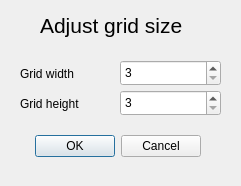
<?xml version="1.0" encoding="UTF-8"?>
<ui version="4.0">
 <class>ResizeDialog</class>
 <widget class="QDialog" name="ResizeDialog">
  <property name="geometry">
   <rect>
    <x>0</x>
    <y>0</y>
    <width>241</width>
    <height>186</height>
   </rect>
  </property>
  <property name="windowTitle">
   <string>Dialog</string>
  </property>
  <widget class="QDialogButtonBox" name="buttonBox">
   <property name="geometry">
    <rect>
     <x>30</x>
     <y>130</y>
     <width>171</width>
     <height>32</height>
    </rect>
   </property>
   <property name="orientation">
    <enum>Qt::Horizontal</enum>
   </property>
   <property name="standardButtons">
    <set>QDialogButtonBox::Cancel|QDialogButtonBox::Ok</set>
   </property>
  </widget>
  <widget class="QSpinBox" name="new_width">
   <property name="geometry">
    <rect>
     <x>120</x>
     <y>60</y>
     <width>101</width>
     <height>26</height>
    </rect>
   </property>
   <property name="minimum">
    <number>3</number>
   </property>
   <property name="maximum">
    <number>5000</number>
   </property>
  </widget>
  <widget class="QSpinBox" name="new_height">
   <property name="geometry">
    <rect>
     <x>120</x>
     <y>90</y>
     <width>101</width>
     <height>26</height>
    </rect>
   </property>
   <property name="minimum">
    <number>3</number>
   </property>
   <property name="maximum">
    <number>5000</number>
   </property>
  </widget>
  <widget class="QLabel" name="label">
   <property name="geometry">
    <rect>
     <x>20</x>
     <y>65</y>
     <width>71</width>
     <height>17</height>
    </rect>
   </property>
   <property name="text">
    <string>Grid width</string>
   </property>
  </widget>
  <widget class="QLabel" name="label_2">
   <property name="geometry">
    <rect>
     <x>20</x>
     <y>95</y>
     <width>81</width>
     <height>17</height>
    </rect>
   </property>
   <property name="text">
    <string>Grid height</string>
   </property>
  </widget>
  <widget class="QLabel" name="label_3">
   <property name="geometry">
    <rect>
     <x>40</x>
     <y>10</y>
     <width>161</width>
     <height>31</height>
    </rect>
   </property>
   <property name="font">
    <font>
     <pointsize>16</pointsize>
    </font>
   </property>
   <property name="text">
    <string>Adjust grid size</string>
   </property>
  </widget>
 </widget>
 <resources/>
 <connections>
  <connection>
   <sender>buttonBox</sender>
   <signal>accepted()</signal>
   <receiver>ResizeDialog</receiver>
   <slot>accept()</slot>
   <hints>
    <hint type="sourcelabel">
     <x>248</x>
     <y>254</y>
    </hint>
    <hint type="destinationlabel">
     <x>157</x>
     <y>274</y>
    </hint>
   </hints>
  </connection>
  <connection>
   <sender>buttonBox</sender>
   <signal>rejected()</signal>
   <receiver>ResizeDialog</receiver>
   <slot>reject()</slot>
   <hints>
    <hint type="sourcelabel">
     <x>316</x>
     <y>260</y>
    </hint>
    <hint type="destinationlabel">
     <x>286</x>
     <y>274</y>
    </hint>
   </hints>
  </connection>
 </connections>
</ui>
